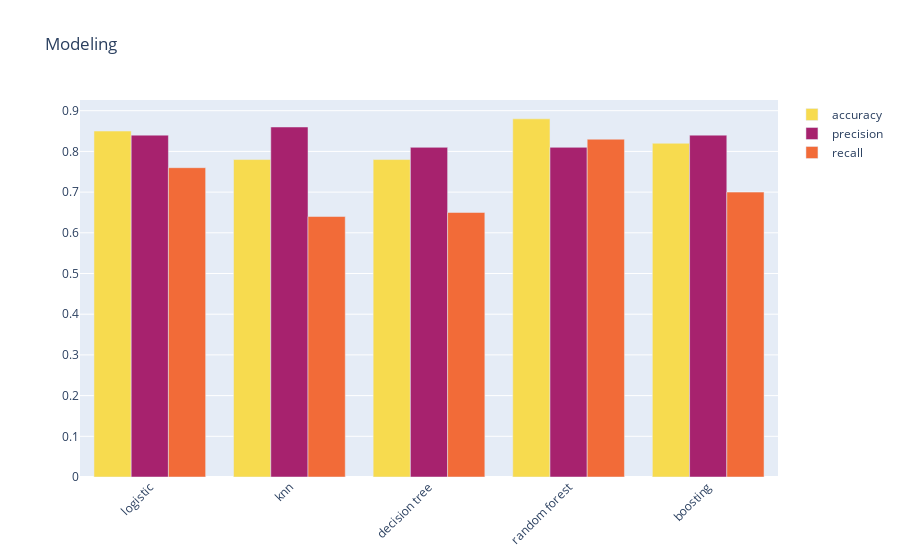

Notebook cell for this chart:
### Code cell
# quick reminder: how to build this with plotly so it looks nice.
# https://digitalsynopsis.com/design/minimal-web-color-palettes-combination-hex-code/

### Figure 1 — Plotly figure (JSON) as saved in the notebook; plotly's stock layout.template omitted (floating-point values rounded to 4 significant figures)
{"data": [{"marker": {"color": "#F7DB4F"}, "name": "accuracy", "type": "bar", "x": ["logistic", "knn", "decision tree", "random forest", "boosting"], "y": [0.85, 0.78, 0.78, 0.88, 0.82]}, {"marker": {"color": "#A7226E"}, "name": "precision", "type": "bar", "x": ["logistic", "knn", "decision tree", "random forest", "boosting"], "y": [0.84, 0.86, 0.81, 0.81, 0.84]}, {"marker": {"color": "#F26B38"}, "name": "recall", "type": "bar", "x": ["logistic", "knn", "decision tree", "random forest", "boosting"], "y": [0.76, 0.64, 0.65, 0.83, 0.7]}], "layout": {"autosize": true, "title": {"text": "Modeling"}, "xaxis": {"autorange": true, "range": [-0.5, 4.5], "tickangle": -45, "type": "category"}, "yaxis": {"autorange": true, "range": [0, 0.9263], "type": "linear"}}}
